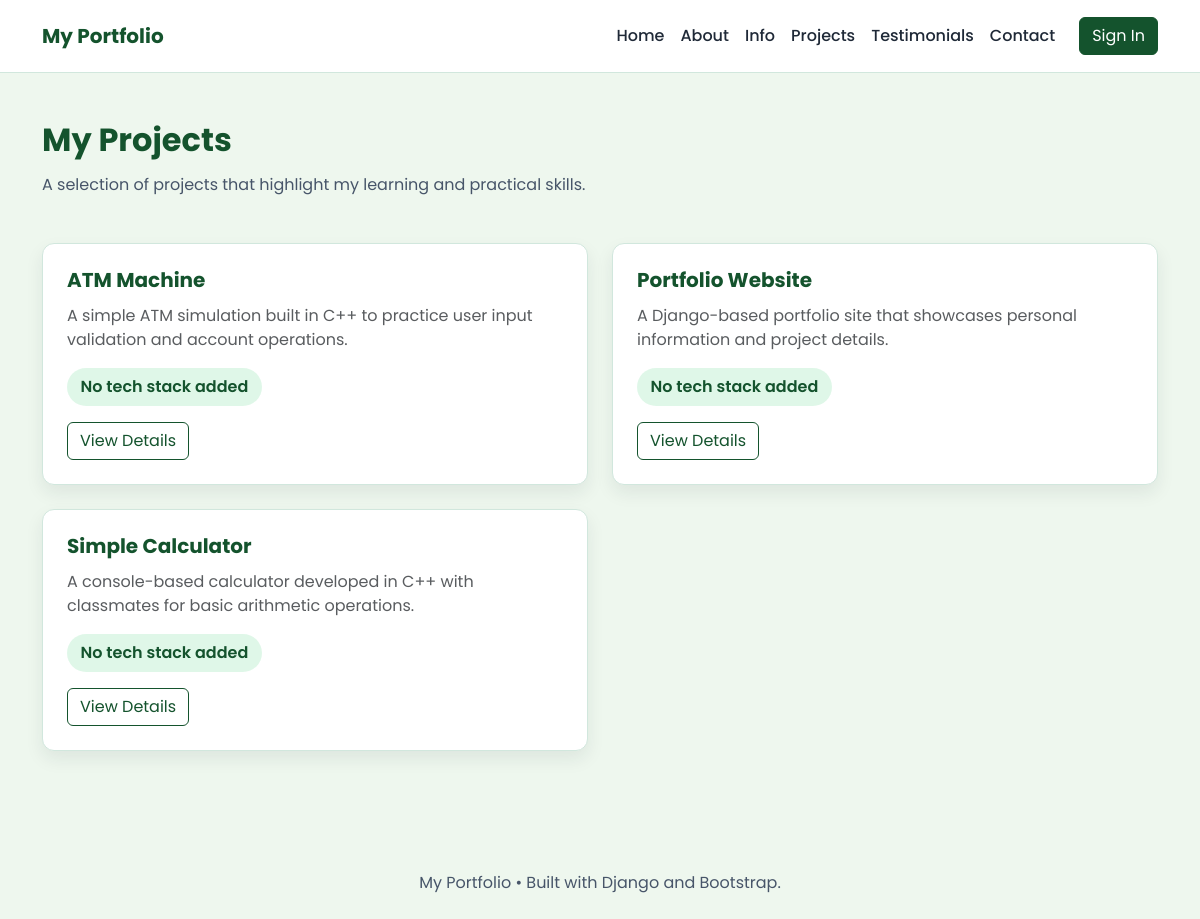
Before: /my-projects/ with the older database file.
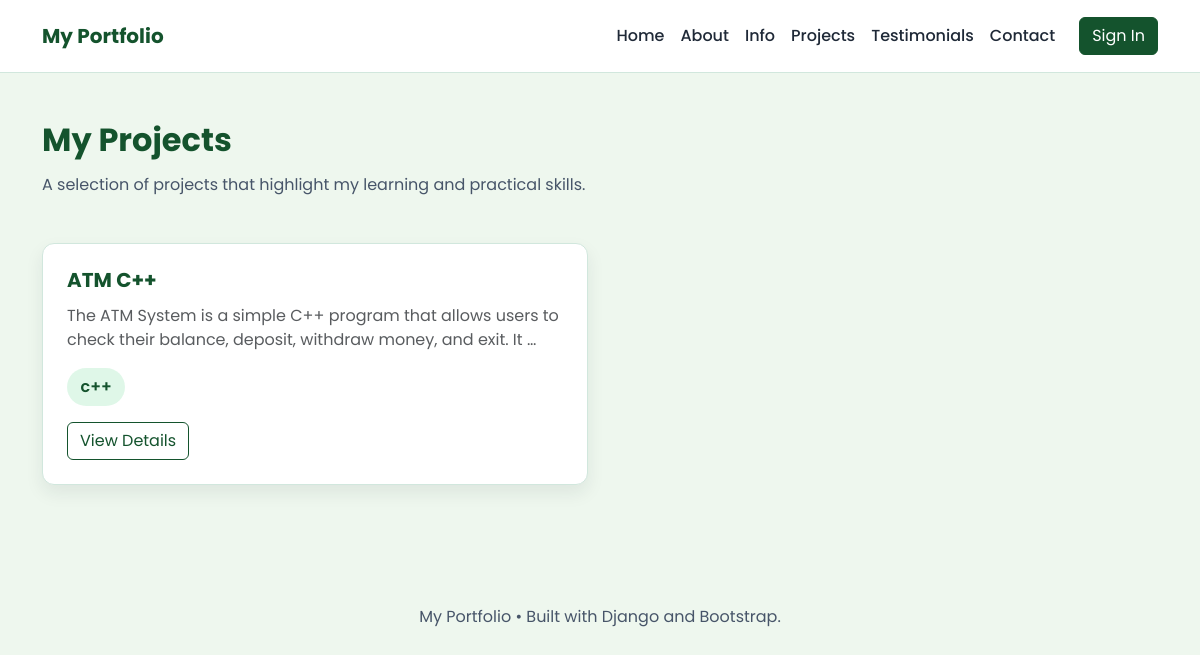
After: the same page with the newer database file.
### myproject/models.py (models this page shows, shortened)
class Project(models.Model):
    project_name = models.CharField(max_length=200)
    description = models.TextField()
    tech_stacks = models.ManyToManyField(TechStack, related_name='projects', blank=True)
    link = models.URLField(blank=True)

class TechStack(models.Model):
    name = models.CharField(max_length=100, unique=True)
    created_at = models.DateTimeField(auto_now_add=True)
    class Meta:
        ordering = ['name']

### myproject/views.py (the view)
# urls.py: path('my-projects/', views.project_list, name='projects'),
def project_list(request):
    projects = Project.objects.all().order_by('project_name')
    return render(request, 'my projects.html', {'projects': projects})

### templates/my projects.html (shortened to what this page needs)
{% extends 'base.html' %}
{% block content %}
<section class="mb-5">
    <div class="d-flex justify-content-between align-items-center mb-4 flex-column flex-md-row gap-3">
        <div>
            <h2 class="section-title">My Projects</h2>
            <p class="section-text">A selection of projects that highlight my learning and practical skills.</p>
        </div>
    </div>
    <div class="row g-4">
        {% if projects %}
            {% for project in projects %}
            <div class="col-md-6">
                <div class="project-card h-100 p-4">
                    <h5 class="project-title">{{ project.project_name }}</h5>
                    <p class="text-muted">{{ project.description|truncatechars:120 }}</p>
                    <div class="mb-3 d-flex flex-wrap gap-2">
                        {% for tech in project.tech_stacks.all %}
                            <span class="badge-soft">{{ tech.name }}</span>
                        {% empty %}
                            <span class="badge-soft">No tech stack added</span>
                        {% endfor %}
                    </div>
                    <a href="{% url 'project_detail' project.pk %}" class="btn btn-outline-custom">View Details</a>
                </div>
            </div>
            {% endfor %}
        {% else %}
            <div class="col-12">
                <div class="project-card p-4">
                    <p class="mb-0">No projects have been added yet.</p>
                </div>
            </div>
        {% endif %}
    </div>
</section>
{% endblock %}

### templates/base.html (shortened to what this page needs)
<!DOCTYPE html>
<html lang="en">
<head>
    <link href="https://cdn.jsdelivr.net/npm/bootstrap@5.3.0/dist/css/bootstrap.min.css" rel="stylesheet">
    <link href="https://cdn.jsdelivr.net/npm/bootstrap-icons@1.10.5/font/bootstrap-icons.css" rel="stylesheet">
</head>
<body>
<nav class="navbar navbar-expand-lg">
    <div class="container">
        <a class="navbar-brand" href="{% url 'home' %}">My Portfolio</a>
        <div class="collapse navbar-collapse" id="navbarNav">
            <ul class="navbar-nav ms-auto align-items-center">
                <li class="nav-item"><a class="nav-link" href="{% url 'home' %}">Home</a></li>
                <li class="nav-item"><a class="nav-link" href="{% url 'about_me' %}">About</a></li>
                <li class="nav-item"><a class="nav-link" href="{% url 'personal_information' %}">Info</a></li>
                <li class="nav-item"><a class="nav-link" href="{% url 'projects' %}">Projects</a></li>
                <li class="nav-item"><a class="nav-link" href="{% url 'testimonials' %}">Testimonials</a></li>
                <li class="nav-item"><a class="nav-link" href="{% url 'contacts' %}">Contact</a></li>
                <li class="nav-item ms-lg-3">
                    <a class="btn btn-primary btn-primary-custom" href="{% url 'admin_login' %}">Sign In</a>
                </li>
            </ul>
        </div>
    </div>
</nav>
<main class="container py-5">
    {% block content %}{% endblock %}
</main>
<footer class="container text-center py-4">
    <p class="footer-note mb-0">{{ personal_info.first_name|default:'My' }} {{ personal_info.last_name|default:'Portfolio' }} &bull; Built with Django and Bootstrap.</p>
</footer>
</body>
</html>

### templates/base.html (style rules this page uses)
:root { --bg-soft: #EEF7EE; --card-bg: #FFFFFF; --primary-green: #14532D; --secondary-green: #166534; --accent-green: #22C55E; --border-soft: #D1E7DD; --text-dark: #1F2937; --text-muted: #475569; }
body { font-family: 'Poppins', sans-serif; background-color: var(--bg-soft); color: var(--text-dark); }
.navbar { background-color: #ffffff; border-bottom: 1px solid var(--border-soft); padding: 1rem 0; }
.navbar-brand { color: var(--primary-green) !important; font-weight: 700; }
.nav-link { color: var(--text-dark) !important; font-weight: 500; }
.card-custom, .form-card, .stat-card, .testimonial-card, .contact-card, .project-card { background-color: var(--card-bg); border: 1px solid var(--border-soft); border-radius: 12px; box-shadow: 0 8px 18px rgba(31, 41, 55, 0.08); }
.badge-soft { background-color: rgba(34, 197, 94, 0.14); color: var(--primary-green); font-weight: 600; border-radius: 999px; padding: 0.45rem 0.85rem; }
.section-title { font-size: 2rem; font-weight: 700; color: var(--primary-green); margin-bottom: 0.75rem; }
.section-text { color: var(--text-muted); margin-bottom: 1.25rem; line-height: 1.7; }
.project-title, .testimonial-title, .contact-title { color: var(--primary-green); font-weight: 700; margin-bottom: 0.75rem; }
.btn-primary-custom { background-color: var(--primary-green); border-color: var(--primary-green); color: #ffffff; }
.btn-outline-custom { color: var(--primary-green); border-color: var(--primary-green); }
.footer-note { color: var(--text-muted); }

Changed rows visible on the page:
removed Project: project_name "ATM Machine", description "A simple ATM simulation built in C++ to practice user input validation and account operations."
removed Project: project_name "Portfolio Website", description "A Django-based portfolio site that showcases personal information and project details."
changed Project: project_name "Simple Calculator" → "ATM C++"; description "A console-based calculator developed in C++ with classmates for basic arithmetic operations." → "The ATM System is a simple C++ program that allows users to check their balance, deposit, withdraw money, and exit. It …"; no longer shows "No tech stack added"
added TechStack: name "c++"
